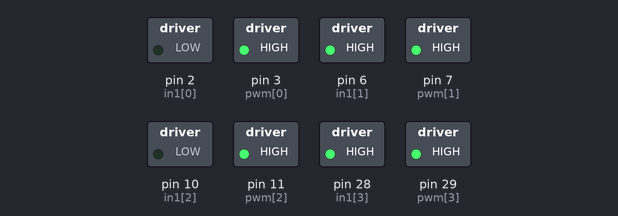
Simulated run of this sketch. Board: Arduino Mega 2560, built with avr-gcc and run on an emulated ATmega2560. On the bench: switched loads named in the sketch (green lamp = pin HIGH). What the sketch prints to the serial monitor is not drawn.

Above: at 0.1 s.
Timing chart, 0 to 1.6 s (numbered marks = the images above):
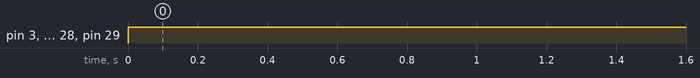

The sketch:

teensy_multi_motors.ino
```cpp
#include <util/atomic.h>

// A class to compute the control signal
class SimplePID{
  private:
    float kp, kd, ki;
    int umax, umin; // Parameters
    float eprev, eintegral; // Storage

  public:
  // Constructor
  SimplePID() : kp(1), kd(0), ki(0), umin(60), umax(255), eprev(0.0), eintegral(0.0){}

  // A function to set the parameters
  void setParams(float kpIn, float kdIn, float kiIn, int uminIn, int umaxIn){
    kp = kpIn; kd = kdIn; ki = kiIn; umin = uminIn; umax = umaxIn;
  }


  // A function to compute the control signal
  void evalu(int value, int target, float deltaT, int &pwr, int &dir){
    // error
    int e = target - value;

    // derivative
    float dedt = (e-eprev)/(deltaT);

    // integral
    eintegral = eintegral + e*deltaT;

    // control signal
    float u = kp*e + kd*dedt + ki*eintegral;

    // motor power
    pwr = (int) fabs(u);
    if( pwr > umax ){
      pwr = umax;
    }

    if( pwr < umin ){
      pwr = umin;
    }

    // motor direction
    dir = 0;
    if(u<0)
    {
      dir = 1;
    }

    if(e == 0)
      pwr = 0;

    // store previous error
    eprev = e;
  }

};

// How many motors
#define NMOTORS 4

// Pins
// 0 1 2 3
// 4 5 6 7
// 8 9 10 11
// 24 25 28 29
const int encb[] = {0,4,8,24};
const int enca[] = {1,5,9,25};
const int in1[] = {2,6,10,28};
const int pwm[] = {3,7,11,29};


// Globals
long prevT = 0;
volatile int posi[] = {0,0,0,0};

// PID class instances
SimplePID pid[NMOTORS];

void setup() {
  Serial.begin(9600);

  for(int k = 0; k < NMOTORS; k++){
    pinMode(enca[k],INPUT);
    pinMode(encb[k],INPUT);
    pinMode(pwm[k],OUTPUT);
    pinMode(in1[k],OUTPUT);

    pid[k].setParams(1,0,0,50,255);
  }

  attachInterrupt(digitalPinToInterrupt(enca[0]),readEncoder<0>,RISING);
  attachInterrupt(digitalPinToInterrupt(enca[1]),readEncoder<1>,RISING);
  attachInterrupt(digitalPinToInterrupt(enca[2]),readEncoder<2>,RISING);
  attachInterrupt(digitalPinToInterrupt(enca[3]),readEncoder<3>,RISING);
  Serial.println("target pos");
}

void loop() {

  // set target position
  int target[NMOTORS];
  target[0] = 2500;
  target[1] = -2500;
  target[2] = 1500;
  target[3] = -1500;
  // target[0] = 750*sin(prevT/1e6);
  // target[1] = -750*sin(prevT/1e6);

  // time difference
  long currT = micros();
  float deltaT = ((float) (currT - prevT))/( 1.0e6 );
  prevT = currT;

  // Read the position in an atomic block to avoid a potential misread
  int pos[NMOTORS];
  ATOMIC_BLOCK(ATOMIC_RESTORESTATE){
    for(int k = 0; k < NMOTORS; k++){
      pos[k] = posi[k];
    }
  }

  // loop through the motors
  for(int k = 0; k < NMOTORS; k++){
    int pwr, dir;
    // evaluate the control signal
    pid[k].evalu(pos[k],target[k],deltaT,pwr,dir);
    // signal the motor
    setMotor(dir,pwr,pwm[k],in1[k]);
  }

  for(int k = 0; k < NMOTORS; k++){
    Serial.print(target[k]);
    Serial.print(" ");
    Serial.print(pos[k]);
    Serial.print(" ");
  }
  Serial.println();
}

void setMotor(int dir, int pwm_val, int pwm_pin, int in1_pin){
  analogWrite(pwm_pin, pwm_val);
  if(dir == 1){
    digitalWrite(in1_pin,HIGH);
  }
  else{
    digitalWrite(in1_pin,LOW);
  }
}

template <int j>
void readEncoder(){
  int b = digitalRead(encb[j]);
  if(b > 0){
    posi[j]++;
  }
  else{
    posi[j]--;
  }
}
```

Measured:
- by itself, pin 3 (pwm[0]), pin 6 (in1[1]), pin 7 (pwm[1]), pin 11 (pwm[2]), pin 28 (in1[3]), pin 29 (pwm[3]): LOW → HIGH at 0.00 s
